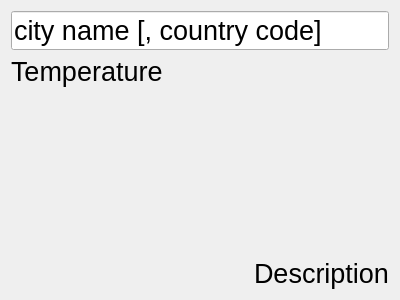
<?xml version="1.0" encoding="UTF-8"?>
<ui version="4.0">
 <class>Form</class>
 <widget class="QWidget" name="Form">
  <property name="geometry">
   <rect>
    <x>0</x>
    <y>0</y>
    <width>400</width>
    <height>300</height>
   </rect>
  </property>
  <property name="windowTitle">
   <string>Form</string>
  </property>
  <layout class="QVBoxLayout" name="verticalLayout">
   <item>
    <widget class="QLineEdit" name="lineEdit">
     <property name="font">
      <font>
       <pointsize>20</pointsize>
      </font>
     </property>
     <property name="text">
      <string>city name [, country code]</string>
     </property>
    </widget>
   </item>
   <item>
    <widget class="QLabel" name="temperatureLabel">
     <property name="font">
      <font>
       <pointsize>20</pointsize>
      </font>
     </property>
     <property name="text">
      <string>Temperature</string>
     </property>
    </widget>
   </item>
   <item>
    <widget class="QLabel" name="iconLabel">
     <property name="sizePolicy">
      <sizepolicy hsizetype="Expanding" vsizetype="Expanding">
       <horstretch>0</horstretch>
       <verstretch>0</verstretch>
      </sizepolicy>
     </property>
     <property name="text">
      <string/>
     </property>
     <property name="scaledContents">
      <bool>true</bool>
     </property>
     <property name="alignment">
      <set>Qt::AlignCenter</set>
     </property>
    </widget>
   </item>
   <item>
    <widget class="QLabel" name="descriptionLabel">
     <property name="font">
      <font>
       <pointsize>20</pointsize>
      </font>
     </property>
     <property name="text">
      <string>Description</string>
     </property>
     <property name="alignment">
      <set>Qt::AlignRight|Qt::AlignTrailing|Qt::AlignVCenter</set>
     </property>
    </widget>
   </item>
  </layout>
 </widget>
 <resources/>
 <connections/>
</ui>
